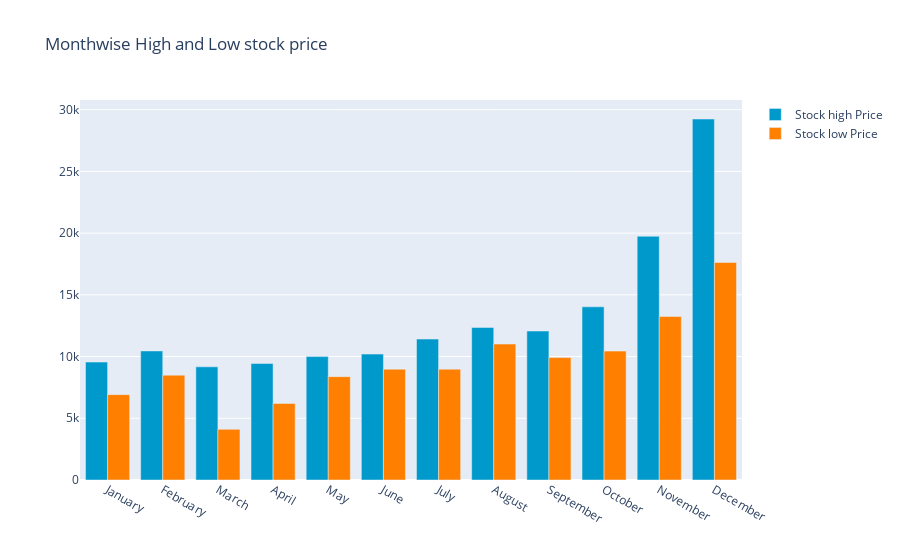

Notebook code cell kept with this figure:
### Code cell
y_2020.groupby(y_2020['date'].dt.strftime('%B'))['low'].min()
monthvise_high = y_2020.groupby(data['date'].dt.strftime('%B'))['high'].max()
monthvise_high = monthvise_high.reindex(new_order, axis=0)

monthvise_low = y_2020.groupby(y_2020['date'].dt.strftime('%B'))['low'].min()
monthvise_low = monthvise_low.reindex(new_order, axis=0)

fig = go.Figure()
fig.add_trace(go.Bar(
    x=monthvise_high.index,
    y=monthvise_high,
    name='Stock high Price',
    marker_color='rgb(0, 153, 204)'
))
fig.add_trace(go.Bar(
    x=monthvise_low.index,
    y=monthvise_low,
    name='Stock low Price',
    marker_color='rgb(255, 128, 0)'
))

fig.update_layout(barmode='group',
                  title=' Monthwise High and Low stock price')
fig.show()

### Figure 1 — Plotly figure (JSON) as saved in the notebook; plotly's stock layout.template omitted (floating-point values rounded to 4 significant figures)
{"data": [{"marker": {"color": "rgb(0, 153, 204)"}, "name": "Stock high Price", "x": ["January", "February", "March", "April", "May", "June", "July", "August", "September", "October", "November", "December"], "y": [9553.0, 10460.0, 9168.0, 9441.0, 9997.0, 10200.0, 11420.0, 12360.0, 12070.0, 14030.0, 19750.0, 29240.0], "type": "bar"}, {"marker": {"color": "rgb(255, 128, 0)"}, "name": "Stock low Price", "x": ["January", "February", "March", "April", "May", "June", "July", "August", "September", "October", "November", "December"], "y": [6915.0, 8493.0, 4107.0, 6202.0, 8374.0, 8976.0, 8977.0, 11010.0, 9916.0, 10440.0, 13240.0, 17620.0], "type": "bar"}], "layout": {"barmode": "group", "title": {"text": " Monthwise High and Low stock price"}}}
